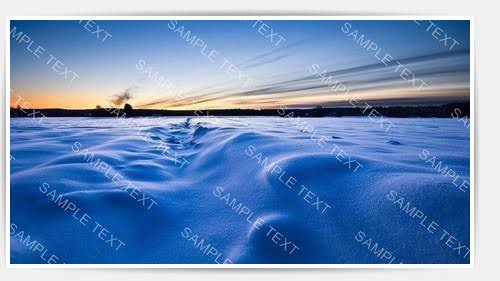
%> input picture data/real/w1_sample_tiled.jpg, 500 x 281 px
$ octave --eval "result = imgaussfilt(imread('../../data/real/w1_sample_tiled.jpg'));"   (GNU Octave 9; MATLAB toolbox functions it lacks are replaced by stand-ins)
%> lines starting %> are read from the running program, lines starting %| are printed output that depends on the picture
function out = imgaussfilt(img, sigma)
% IMGAUSSFILT 2D Gaussian filtering with zero toolbox dependencies.
%
% Implements separable 2D Gaussian convolution with boundary replication.
% Supports both 2D grayscale and 3D multi-channel images (uint8 or double/single).

if nargin < 2 || isempty(sigma)
    sigma = 1;
end
if sigma <= 1e-4
    out = img;
    return;
end

radius = max(1, ceil(3 * sigma));
x = -radius:radius;
k = exp(-x.^2 / (2 * sigma^2));
k = k / sum(k);

wasUint8 = isa(img, 'uint8');
%> wasUint8 = true
if wasUint8
    img = double(img);
end

[H, W, C] = size(img);
%> H = 281; W = 500; C = 3
out = zeros(H, W, C, 'like', img);
%> out: size 281x500x3 double; every value is 0

for c = 1:C
    ch = img(:, :, c);

    % Replicate horizontal boundaries
    chH = [repmat(ch(:, 1), 1, radius), ch, repmat(ch(:, end), 1, radius)];
    convH = conv2(chH, k, 'valid');

    % Replicate vertical boundaries
    chV = [repmat(convH(1, :), radius, 1); convH; repmat(convH(end, :), radius, 1)];
    out(:, :, c) = conv2(chV, k', 'valid');
end
%> this loop made 3 passes
%> pass 1, in imgaussfilt, `ch = img(:, :, c);`:
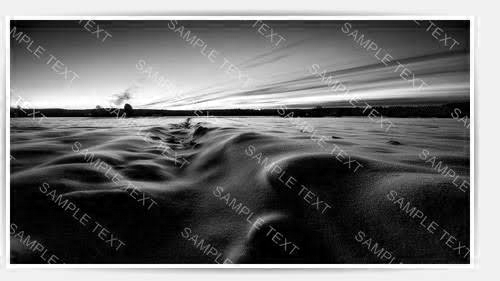
%> ch: size 281x500 double; min 0, max 255, mean 112.6
%> pass 1, in imgaussfilt, `chH = [repmat(ch(:, 1), 1, radius), ch, repmat(ch(:, end), 1, radius)];`:
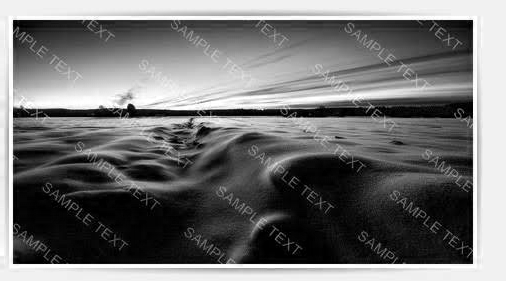
%> chH: size 281x506 double; min 0, max 255, mean 114.1
%> pass 1, in imgaussfilt, `chV = [repmat(convH(1, :), radius, 1); convH; repmat(convH(end, :), ra..`:
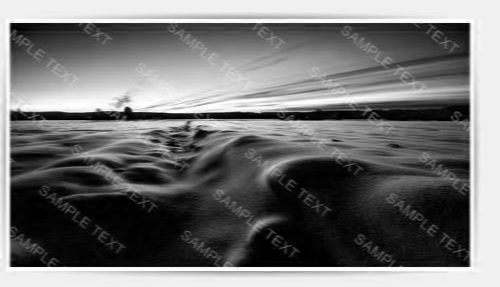
%> chV: size 287x500 double; min 0, max 255, mean 115.2; drawn with min black and max white
%> after the loop:
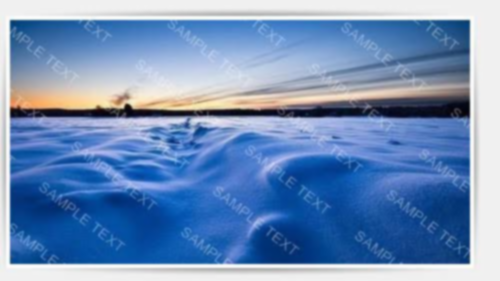
%> out: size 281x500x3 double; mean R, G, B 112.6, 143.3, 186.4; mean of the top-left, top-right, bottom-left and bottom-right quarters 173.5, 161.8, 125.9, 128.7

if wasUint8
    out = uint8(min(max(round(out), 0), 255));
end

end

$ run again, on data/real/w3_proof_bold.jpg
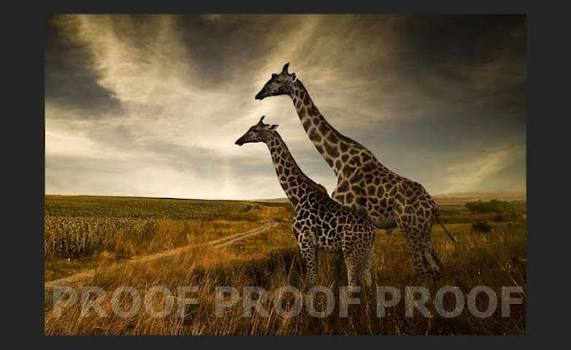
%> input picture data/real/w3_proof_bold.jpg, 571 x 350 px
%> the loop in imgaussfilt, `for c = 1:C` made 3 passes
%> pass 1, in imgaussfilt, `chH = [repmat(ch(:, 1), 1, radius), ch, repmat(ch(:, end), 1, radius)];`:
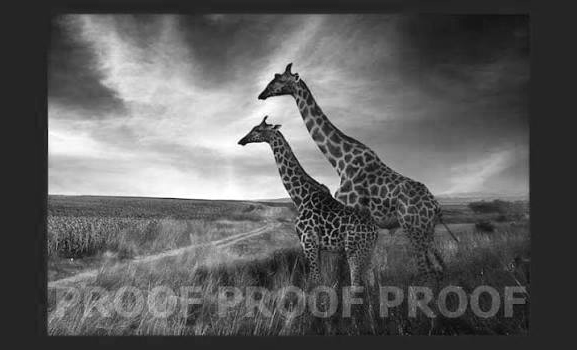
%> chH: size 350x577 double; min 1, max 255, mean 94.5
%> pass 1, in imgaussfilt, `chV = [repmat(convH(1, :), radius, 1); convH; repmat(convH(end, :), ra..`:
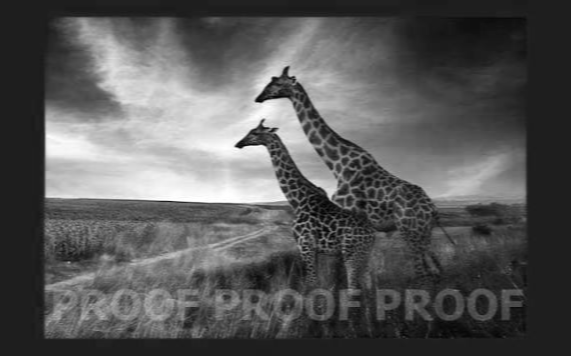
%> chV: size 356x571 double; min 7.41, max 255, mean 94.1; drawn with min black and max white

$ run again, on data/real/w5_zoner_single.jpg
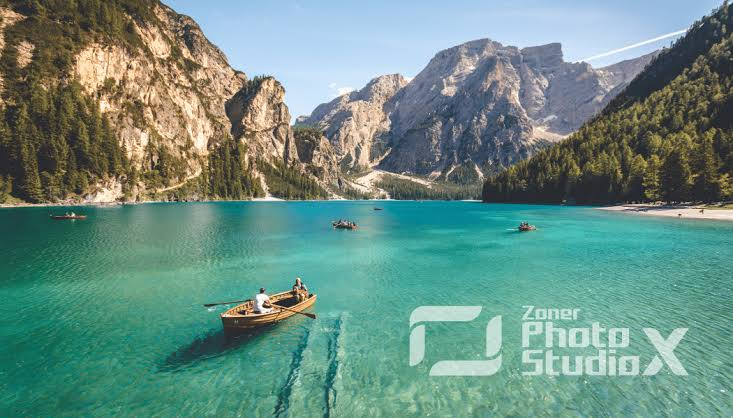
%> input picture data/real/w5_zoner_single.jpg, 733 x 418 px
%> the loop in imgaussfilt, `for c = 1:C` made 3 passes
%> pass 1, in imgaussfilt, `chH = [repmat(ch(:, 1), 1, radius), ch, repmat(ch(:, end), 1, radius)];`:
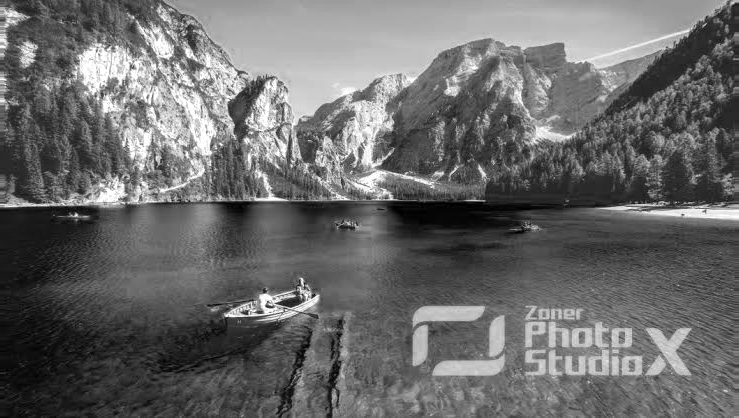
%> chH: size 418x739 double; min 0, max 255, mean 106.4
%> pass 1, in imgaussfilt, `chV = [repmat(convH(1, :), radius, 1); convH; repmat(convH(end, :), ra..`:
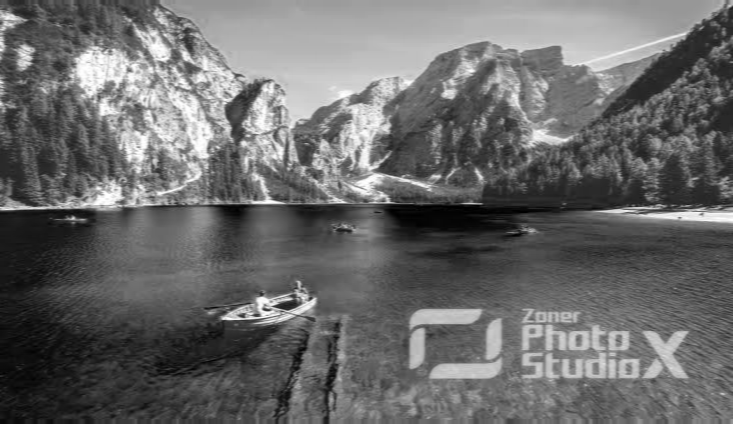
%> chV: size 424x733 double; min 0, max 255, mean 106.7; drawn with min black and max white
